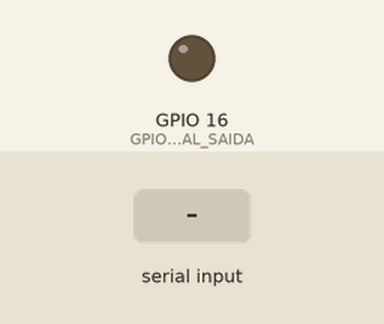
Simulated run of this sketch. Board: ESP32-S3. Parts: output pins drawn as LEDs (lit = HIGH). The test bench sets the inputs (shaded band). Nothing arrives over Bluetooth unless stated; what the sketch prints to the serial monitor is not drawn.

Above: at 1.2 s.
1.3 s: "1" received over the second serial link
At 2.1 s:
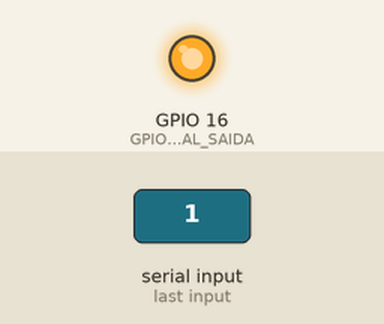
2.8 s: "0" received over the second serial link
At 3.3 s:
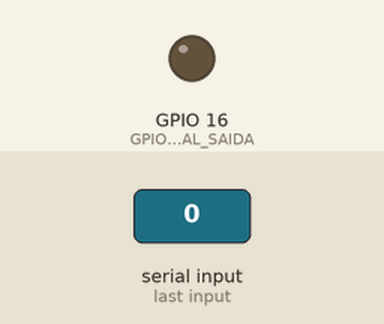
Timing chart, 0 to 5.8 s (numbered marks = the images above; inputs shaded):
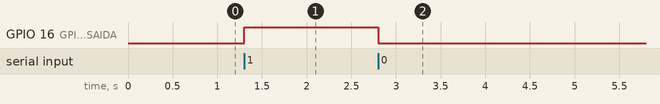

Measured:
- after the input at 1.3 s, GPIO 16 (GPIO_LED_DIGITAL_SAIDA): LOW → HIGH at once
- after the input at 2.8 s, GPIO 16 (GPIO_LED_DIGITAL_SAIDA): HIGH → LOW at once

The sketch:

05_bluetooth_classic.ino
```cpp
#include <BluetoothSerial.h>

#if !defined(CONFIG_BT_SPP_ENABLED)
#error "Bluetooth Classic SPP nao esta disponivel nesta placa. Use DOIT ESP32, nao ESP32-S3."
#endif

const int GPIO_LED_DIGITAL_SAIDA = 16;
BluetoothSerial serialBluetooth;

void setup() {
  Serial.begin(115200);
  pinMode(GPIO_LED_DIGITAL_SAIDA, OUTPUT);
  serialBluetooth.begin("ESP32-Serial");
  Serial.println("Pareie com ESP32-Serial e envie 1, 0 ou ?.");
}

void loop() {
  if (serialBluetooth.available()) {
    char comando = serialBluetooth.read();
    if (comando == '1') {
      digitalWrite(GPIO_LED_DIGITAL_SAIDA, HIGH);
      serialBluetooth.println("LED ligado");
    } else if (comando == '0') {
      digitalWrite(GPIO_LED_DIGITAL_SAIDA, LOW);
      serialBluetooth.println("LED desligado");
    } else if (comando == '?') {
      serialBluetooth.println(digitalRead(GPIO_LED_DIGITAL_SAIDA) ? "LED ligado" : "LED desligado");
    }
  }
}
```
